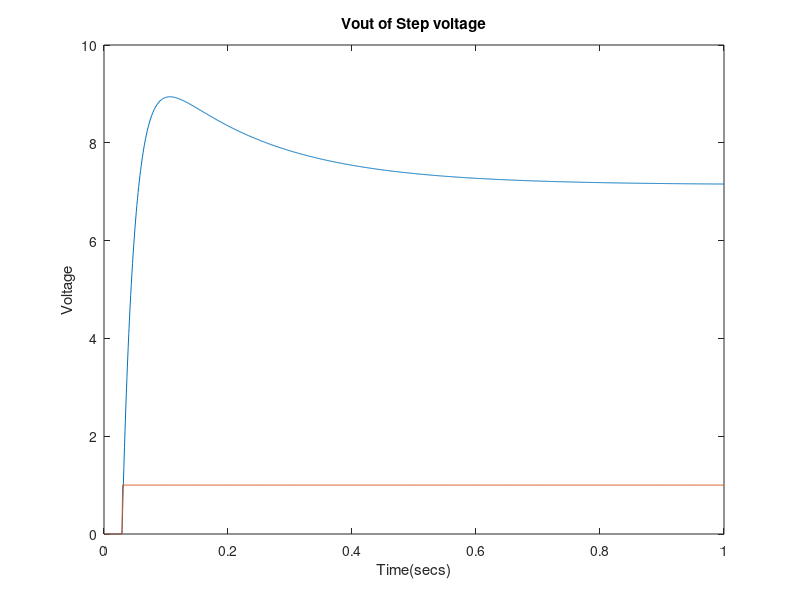
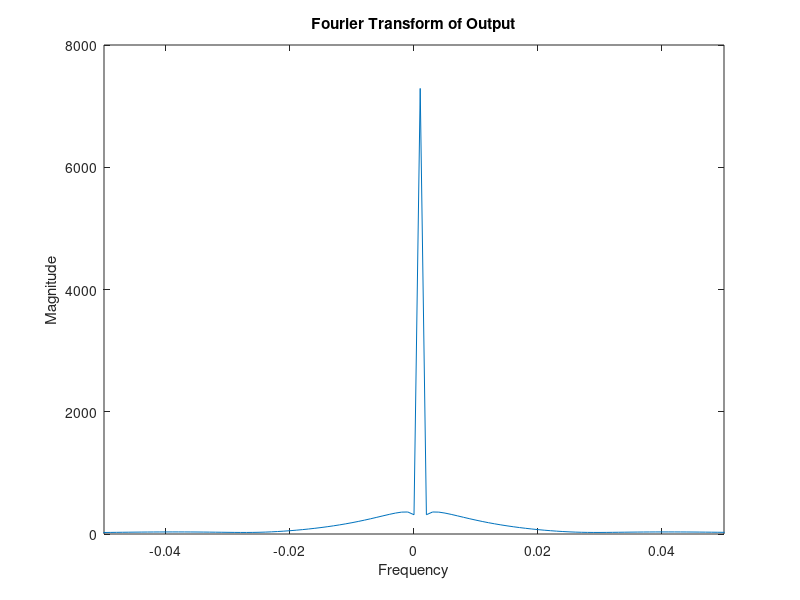
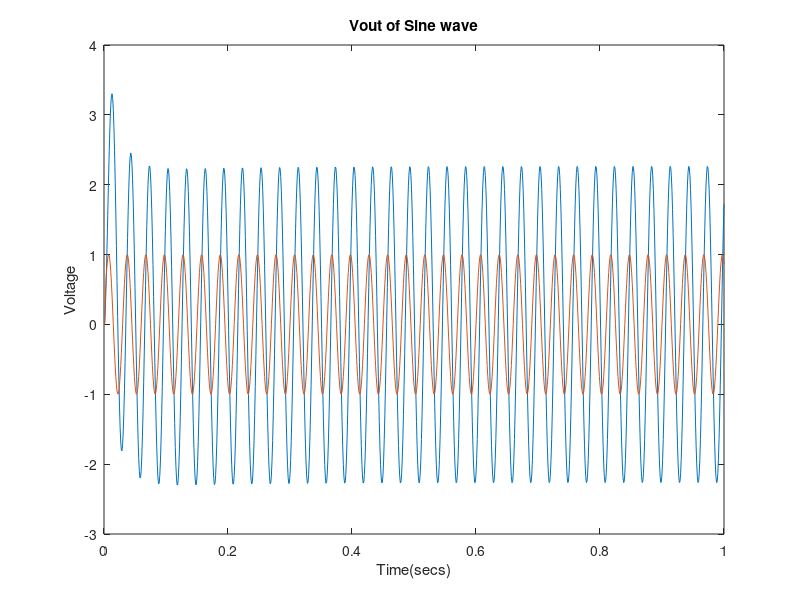
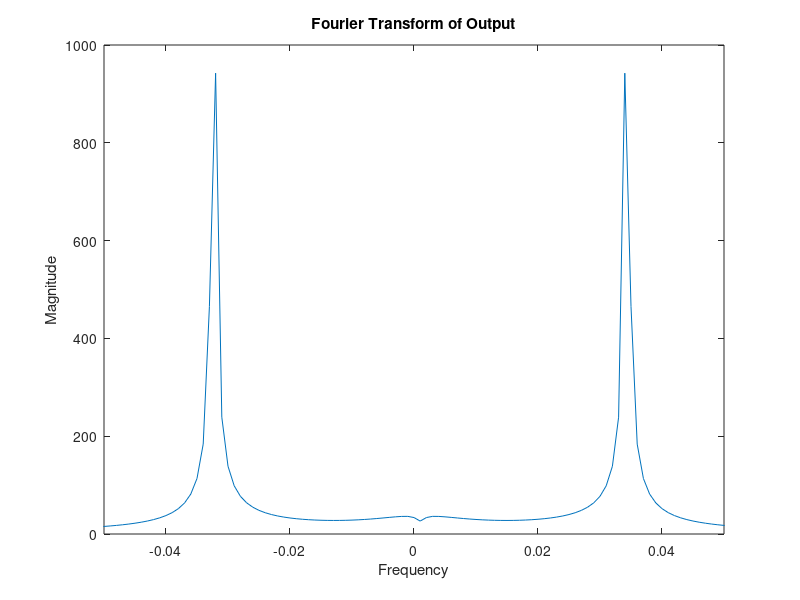

Reproduce these figures in MATLAB, in order.

% Patrobas Adewumi
% 100963608
% ELEC 4700
% assignment4

disp('2(a) Represents a low pass circuit with amplifier. During DC conditions, the')
disp('capacitor will block current however the resistors will let it')
disp('pass freely. The inductor will also let it pass freely.')
disp('However, once the current begins to alternate, the inductor')
disp('will begin to resist the current and the capacitor will begin')
disp('to conduct. This will cause parralel resistance and further')
disp('the resistance of the circuit')
 
disp('2(b) I would expects a pass band during the low frequencies')
disp(' and a 2nd order drop off at its respective frequency')

clear all

runTime = 1; % in seconds
timecuts = 1000;
dt = runTime/timecuts;

R1 = 1;
C1 = 0.25;
R2 = 2;
L1 = 0.2;
R3 = 10;
a = 100;
R4 = 0.1;
Ro = 1000;


%    V1    V2     V3          V5       IL3
% G = [-1/R1, 0,     0,          0,      0; ...%N1
%      1/R1 , -1/R2, 0,          0,      0; ...%N2
%      0,     0,     -1/R3,      0,      0; ...%N3
%      0,     0,     -a/(R3*R4), -1/R4,  0; ...%N4
     

C = [  0, 0,   0, 0, 0, 0, 0; ...
     -C1,C1,   0, 0, 0, 0, 0; ...
       0, 0, -L1, 0, 0, 0, 0; ...
       0, 0,   0, 0, 0, 0, 0; ...
       0, 0,   0, 0, 0, 0, 0; ...
       0, 0,   0, 0, 0, 0, 0; ...
       0, 0,   0, 0, 0, 0, 0];
   
G = [     1,             0,  0,    0,  0,     0,            0; ...
      -1/R1, (1/R2 + 1/R1), -1,    0,  0,     0,            0; ...
          0,             1,  0,   -1,  0,     0,            0; ...
          0,             0, -1, 1/R3,  0,     0,            0; ...
          0,             0,  0,    0, -a,     1,            0; ...
          0,             0,  0, 1/R3, -1,     0,            0; ...
          0,             0,  0,    0,  0, -1/R4, (1/R4 +1/Ro)];
      
% Time Stepping 
V1 = 0;      
F = zeros(7,1);

Flist = zeros(7,1,timecuts);
Flist(1,1,30:timecuts) = 1;
Vlist = zeros(7,1,timecuts);

for count  = 2:1:timecuts
    A = C/dt +G;
    Vlist(:,:,count) = A\(C*Vlist(:,:,count-1)/dt +Flist(:,:,count));
end
      
V1list(1,:) = Vlist(1,1,:);
V2list(1,:) = Vlist(2,1,:);
ILlist(1,:) = Vlist(3,1,:);
I3list(1,:) = Vlist(4,1,:);
V4list(1,:) = Vlist(5,1,:);
Volist(1,:) = Vlist(7,1,:);


figure(1)
plot((1:timecuts).*dt,Volist(1,:))
xlabel('Time(secs)')
ylabel('Voltage')
title('Vout of Step voltage')
hold on
plot((1:timecuts).*dt,V1list(1,:))
hold off

figure(2)
g = abs(fftshift(fft(Volist(1,:))));
plot(((1:length(g))/timecuts)-0.5,g)
xlim([-0.05 0.05])
xlabel('Frequency')
ylabel('Magnitude')
title('Fourier Transform of Output')
      
% Sine function
f = 1/0.03;
Flist = zeros(7,1,timecuts);
for count = 1:1:timecuts
    Flist(1,1,count) = sin(2*pi*f*count*dt);
end
Vlist = zeros(7,1,timecuts);

for count  = 2:1:timecuts
    A = C/dt +G;
    Vlist(:,:,count) = A\(C*Vlist(:,:,count-1)/dt +Flist(:,:,count));
end
      
V1list(1,:) = Vlist(1,1,:);
V2list(1,:) = Vlist(2,1,:);
ILlist(1,:) = Vlist(3,1,:);
I3list(1,:) = Vlist(4,1,:);
V4list(1,:) = Vlist(5,1,:);
Volist(1,:) = Vlist(7,1,:);



figure(3)
plot((1:timecuts).*dt,Volist(1,:))
xlabel('Time(secs)')
ylabel('Voltage')
title('Vout of Sine wave')
hold on
plot((1:timecuts).*dt,V1list(1,:))
hold off

figure(4)
g = abs(fftshift(fft(Volist(1,:))));
plot(((1:length(g))/timecuts)-0.5,g)
xlim([-0.05 0.05])
xlabel('Frequency')
ylabel('Magnitude')
title('Fourier Transform of Output')

% Gaussian pulse
% Vgauss = exp(-1/2*((k/ts-0.06)/(0.03))^2)
mag = 1;
dev = 0.03;
delay = 0.06;
Flist = zeros(7,1,timecuts);
for count = 1:1:timecuts
    Flist(1,1,count) = exp(-((count*dt-0.06)/0.03)^2);
end
Vlist = zeros(7,1,timecuts);

for count  = 2:1:timecuts
    A = C/dt +G;
    
    Vlist(:,:,count) = A\(C*Vlist(:,:,count-1)/dt +Flist(:,:,count));
end
      
V1list(1,:) = Vlist(1,1,:);
V2list(1,:) = Vlist(2,1,:);
ILlist(1,:) = Vlist(3,1,:);
I3list(1,:) = Vlist(4,1,:);
V4list(1,:) = Vlist(5,1,:);
Volist(1,:) = Vlist(7,1,:);



figure(5)
plot((1:timecuts).*dt,Volist(1,:))
xlabel('Time(secs)')
ylabel('Voltage')
title('Vout of Gaussian Pulse')
hold on
plot((1:timecuts).*dt,V1list(1,:))
hold off

figure(6)
g = abs(fftshift(fft(Volist(1,:))));
plot(((1:length(g))/timecuts)-0.5,g)
xlim([-0.05 0.05])
xlabel('Frequency')
ylabel('Magnitude')
title('Fourier Transform of Output')

disp('changing the time step to be larger, makes a more inaccurate model')
